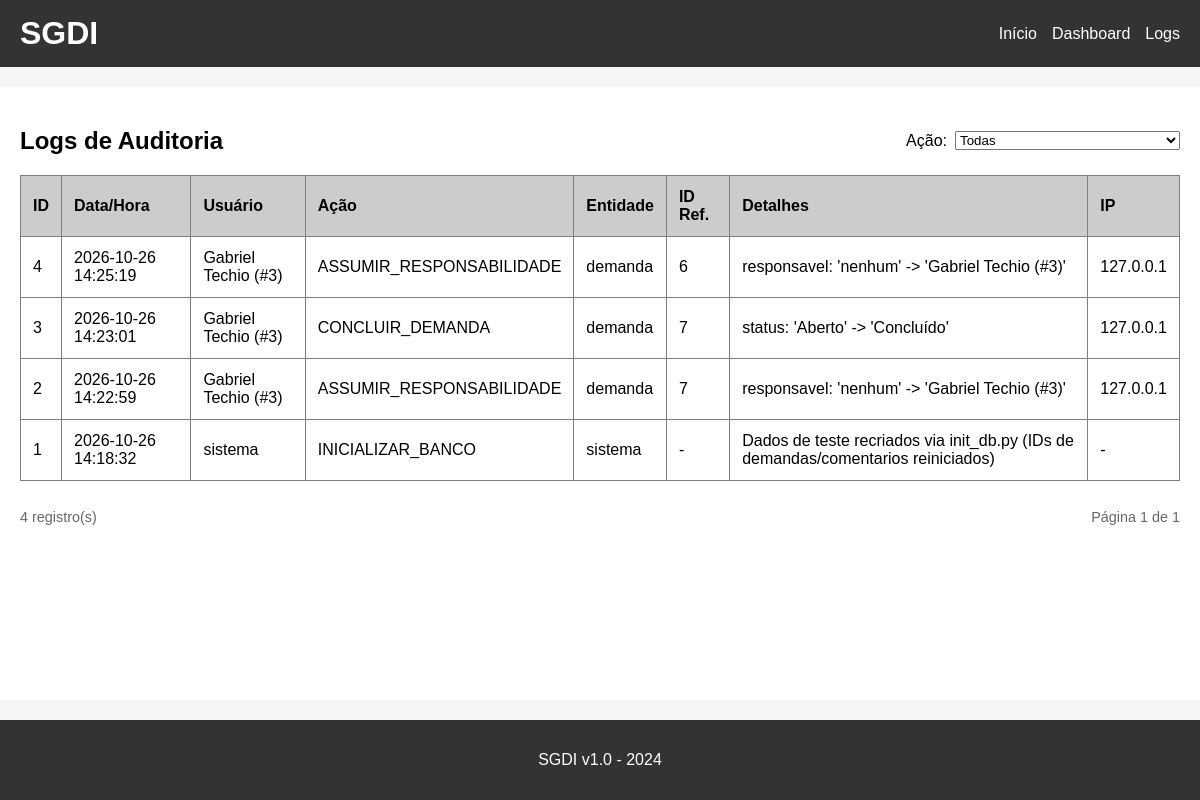
/logs (signed in), run on the app's committed database.
### tables this page shows
CREATE TABLE logs (
    id INTEGER PRIMARY KEY AUTOINCREMENT,
    data_hora TEXT NOT NULL,
    usuario_id INTEGER,
    usuario_nome TEXT,
    acao TEXT NOT NULL,
    entidade TEXT NOT NULL,
    entidade_id INTEGER,
    detalhes TEXT,
    ip TEXT
);

### app.py (the view)
@app.route('/logs')
def ver_logs():
    acao = request.args.get('acao', '')
    if acao not in ACOES_LOG:
        acao = ''
    pagina = max(request.args.get('pagina', 1, type=int) or 1, 1)
    por_pagina = 20
    condicao, parametros = ('1=1', []) if not acao else ('acao = ?', [acao])
    conn = get_db()
    total = conn.execute(f"SELECT COUNT(*) FROM logs WHERE {condicao}", parametros).fetchone()[0]
    total_paginas = max((total + por_pagina - 1) // por_pagina, 1)
    pagina = min(pagina, total_paginas)
    logs = conn.execute(
        f"SELECT * FROM logs WHERE {condicao} ORDER BY id DESC LIMIT ? OFFSET ?",
        parametros + [por_pagina, (pagina - 1) * por_pagina]
    ).fetchall()
    conn.close()
    return render_template('logs.html', logs=logs, acao=acao, acoes=ACOES_LOG,
                           pagina=pagina, total_paginas=total_paginas, total=total)

### app.py (called while the page is built)
def get_db():
    conn = sqlite3.connect('demandas.db')
    conn.row_factory = sqlite3.Row
    return conn

@app.before_request
def verificar_login():
    if 'email' not in session and request.endpoint not in ['login', 'logout', 'static']:
        return redirect(url_for('login'))

### templates/logs.html (shortened to what this page needs)
{% extends "base.html" %}
{% block content %}
<div class="flex-between">
    <h2>Logs de Auditoria</h2>
    <form method="GET" action="{{ url_for('ver_logs') }}" class="form-inline">
        <label for="acao">Ação:</label>
        <select name="acao" id="acao" onchange="this.form.submit()">
            <option value="">Todas</option>
        </select>
    </form>
</div>
<div class="table-responsive">
    <table border="1" cellpadding="10" cellspacing="0" width="100%">
        <thead>
            <tr bgcolor="#cccccc">
                <th>ID</th>
                <th>Data/Hora</th>
                <th>Usuário</th>
                <th>Ação</th>
                <th>Entidade</th>
                <th>ID Ref.</th>
                <th>Detalhes</th>
                <th>IP</th>
            </tr>
        </thead>
        <tbody>
            {% for l in logs %}
            <tr>
                <td>{{ l['id'] }}</td>
                <td>{{ l['data_hora'] }}</td>
                <td>{{ l['usuario_nome'] or '-' }}{% if l['usuario_id'] %} (#{{ l['usuario_id'] }}){% endif %}</td>
                <td>{{ l['acao'] }}</td>
                <td>{{ l['entidade'] }}</td>
                <td>{{ l['entidade_id'] if l['entidade_id'] is not none else '-' }}</td>
                <td>{{ l['detalhes'] or '-' }}</td>
                <td>{{ l['ip'] or '-' }}</td>
            </tr>
            {% else %}
            <tr><td colspan="8">Nenhum registro encontrado.</td></tr>
            {% endfor %}
        </tbody>
    </table>
</div>
<div class="pagination-summary">
    <span>{{ total }} registro(s)</span>
    <span>Página {{ pagina }} de {{ total_paginas }}</span>
</div>
{% endblock %}

### static/style.css (style rules this page uses)
* { box-sizing: border-box; }
body { font-family: Arial, sans-serif; background-color: #f5f5f5; padding: 0; margin: 0; display: flex; flex-direction: column; min-height: 100vh; }
table { border-collapse: collapse; width: 100%; margin-bottom: 20px; }
th, td { padding: 12px; text-align: left; }
.table-responsive { overflow-x: auto; }
.pagination-summary, .pagination { display: flex; align-items: center; justify-content: space-between; gap: 12px; }
.pagination-summary { color: #666; font-size: 0.9rem; margin: 8px 0; }
.flex-between { display: flex; justify-content: space-between; align-items: center; }
.form-inline { display: inline-flex; align-items: center; gap: 8px; margin: 0; }

### data on the page
logs: id "4", data_hora "2026-10-26 14:25:19", usuario_nome "Gabriel Techio", usuario_id "3", acao "ASSUMIR_RESPONSABILIDADE", entidade "demanda", entidade "6", detalhes "responsavel: 'nenhum' -> 'Gabriel Techio (#3)'", ip "127.0.0.1"
logs: id "3", data_hora "2026-10-26 14:23:01", usuario_nome "Gabriel Techio", usuario_id "3", acao "CONCLUIR_DEMANDA", entidade "demanda", entidade "7", detalhes "status: 'Aberto' -> 'Concluído'", ip "127.0.0.1"
logs: id "2", data_hora "2026-10-26 14:22:59", usuario_nome "Gabriel Techio", usuario_id "3", acao "ASSUMIR_RESPONSABILIDADE", entidade "demanda", entidade "7", detalhes "responsavel: 'nenhum' -> 'Gabriel Techio (#3)'", ip "127.0.0.1"
logs: id "1", data_hora "2026-10-26 14:18:32", usuario_nome "sistema", acao "INICIALIZAR_BANCO", entidade "sistema", l "-", detalhes "Dados de teste recriados via init_db.py (IDs de demandas/comentarios reiniciados)"

### other printed values
{{ total }} "4"
{{ pagina }} "1"
{{ total_paginas }} "1"
